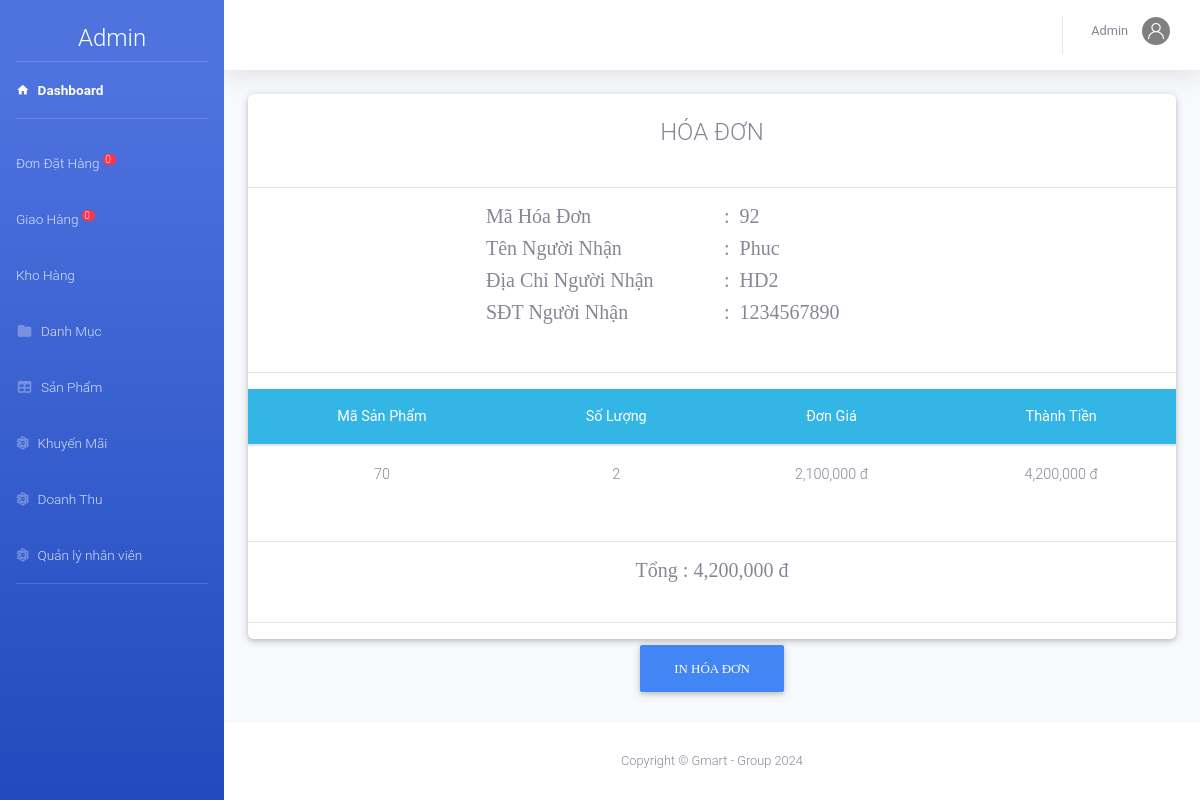
/admin/index.php?action=kho&view=chitietdh&mahd=92 (signed in), run on the app's committed database.
### tables this page shows
CREATE TABLE `nguoinhan` (
  `MaHD` int NOT NULL,
  `TenNN` varchar(50) NOT NULL,
  `DiaChiNN` text NOT NULL,
  `SDTNN` int NOT NULL
);

CREATE TABLE `chitiethoadon` (
  `MaHD` int NOT NULL,
  `MaSP` int NOT NULL,
  `SoLuong` int NOT NULL,
  `DonGia` decimal(10,0) NOT NULL,
  `ThanhTien` decimal(10,0) NOT NULL,
  `Size` int NOT NULL,
  `MaMau` varchar(50) NOT NULL
);

### admin/kho/chitietdh.php (the view)
<?php
include_once('../model/database.php');
$mahd = $_GET['mahd'];
$sql = "select * from chitiethoadon where MaHD=$mahd ";
$rs = mysqli_query($conn, $sql);
$sql2 = "select * from nguoinhan where MaHD=$mahd ";
$rs2 = mysqli_query($conn, $sql2);
$row2 = mysqli_fetch_array($rs2);
?>
<div class="container-fluid">
	<div class="row">
		<div class="col-md-12 grid-margin stretch-card">
			<div class="card">
				<br>
				<h4 class="m-auto">HÓA ĐƠN</h4><br>
				<hr>
				<div class="row">
					<div class="col-md-3"></div>
					<div class="col-md-3">
						<h5 style="font-family: Alata;">Mã Hóa Đơn </h5>
					</div>
					<div class="col-md-6">
						<h5 style="font-family: Alata;">: &#160;<?php echo $mahd ?></h5>
					</div>
					<div class="col-md-3"></div>
					<div class="col-md-3">
						<h5 style="font-family: Alata;">Tên Người Nhận </h5>
					</div>
					<div class="col-md-6">
						<h5 style="font-family: Alata;">: &#160;<?php echo $row2['TenNN']; ?></h5>
					</div>
					<div class="col-md-3"></div>
					<div class="col-md-3">
						<h5 style="font-family: Alata;">Địa Chỉ Người Nhận </h5>
					</div>
					<div class="col-md-6">
						<h5 style="font-family: Alata;">: &#160;<?php echo $row2['DiaChiNN'] ?></h5>
					</div>
					<div class="col-md-3"></div>
					<div class="col-md-3">
						<h5 style="font-family: Alata;">SĐT Người Nhận </h5>
					</div>
					<div class="col-md-6">
						<h5 style="font-family: Alata;">: &#160;<?php echo $row2['SDTNN'] ?></h5>
					</div>
				</div>
				<br>
				<hr>
				<table class="table table-hover m-auto text-center" style="font-size: 13px;">
					<thead class="badge-info">
						<tr>
							<th>Mã Sản Phẩm</th>
							<th>Số Lượng </th>
							<th>Đơn Giá</th>
							<th>Thành Tiền</th>
						</tr>
					</thead>
					<tbody>
						<?php $so = 0;
						while ($row = mysqli_fetch_array($rs)) {
							$so = $so + $row['ThanhTien']; ?>
							<tr>
								<td><?php echo $row['MaSP']; ?></td>
								<td><?php echo $row['SoLuong']; ?></td>
								<td><?php echo number_format($row['DonGia']) . ' đ'; ?></td>
								<td><?php echo number_format($row['ThanhTien']) . ' đ'; ?></td>
							</tr>
						<?php	} ?>
					</tbody>
				</table><br>
				<hr>
				<h5 class="m-auto" style="font-family: Alata;">Tổng : <?php echo number_format($so) . ' đ'; ?></h5>
				<br>
				<hr>
			</div>
		</div>
		<div class="col-12">
			<center>
				<button type="sub" name="dk" value="đã duyệt" class="btn btn-primary" style="font-family: Comfortaa;">In hóa Đơn</button>
			</center>
		</div>
	</div>
</div>

### data on the page
nguoinhan: TenNN "Phuc", DiaChiNN "HD2", SDTNN "1234567890"
chitiethoadon: MaSP "70", SoLuong "2", DonGia "2,100,000", ThanhTien "4,200,000"

### other printed values
$dem "0"
$nv['TenNV'] "Admin"
$mahd "92"
$so "4,200,000"
